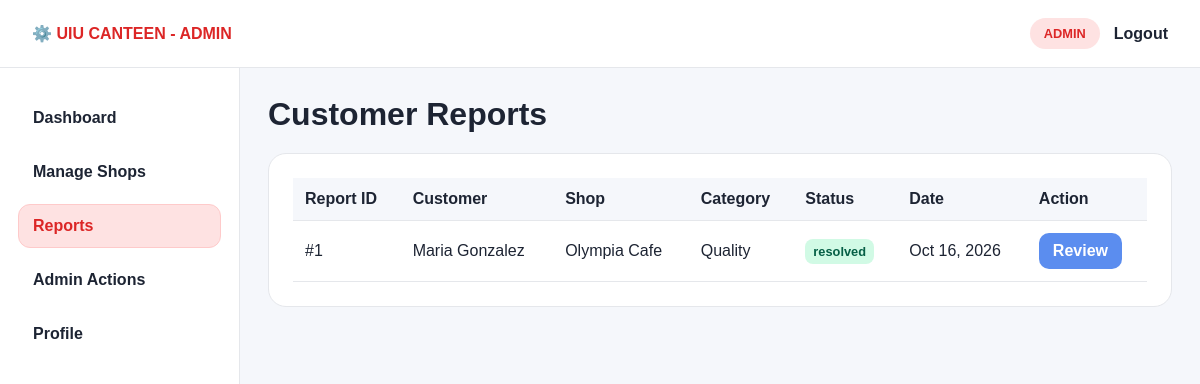
Screenshot of /admin/reports.php (signed in) with the database file from the repository.
### tables this page shows
CREATE TABLE IF NOT EXISTS `reports` (
    `id` INT NOT NULL AUTO_INCREMENT,
    `customer_id` INT NOT NULL,
    `order_id` INT DEFAULT NULL,
    `shop_id` INT NOT NULL,
    `category` VARCHAR(100) NOT NULL COMMENT 'e.g., Quality, Late Delivery, Wrong Item',
    `description` TEXT NOT NULL,
    `evidence_image` VARCHAR(255) DEFAULT NULL,
    `status` ENUM('submitted', 'under_review', 'resolved', 'rejected') NOT NULL DEFAULT 'submitted',
    `admin_response` TEXT DEFAULT NULL,
    `created_at` TIMESTAMP NOT NULL DEFAULT CURRENT_TIMESTAMP,
    `updated_at` TIMESTAMP DEFAULT CURRENT_TIMESTAMP ON UPDATE CURRENT_TIMESTAMP,
    PRIMARY KEY (`id`),
    KEY `idx_reports_customer_id` (`customer_id`),
    KEY `idx_reports_shop_id` (`shop_id`),
    KEY `idx_reports_order_id` (`order_id`),
    KEY `idx_reports_status` (`status`),
    CONSTRAINT `fk_reports_customer` FOREIGN KEY (`customer_id`) REFERENCES `users` (`id`) ON DELETE CASCADE ON UPDATE CASCADE,
    CONSTRAINT `fk_reports_shop` FOREIGN KEY (`shop_id`) REFERENCES `shops` (`id`) ON DELETE CASCADE ON UPDATE CASCADE,
    CONSTRAINT `fk_reports_order` FOREIGN KEY (`order_id`) REFERENCES `orders` (`id`) ON DELETE SET NULL ON UPDATE CASCADE
);

CREATE TABLE IF NOT EXISTS `users` (
    `id` INT NOT NULL AUTO_INCREMENT,
    `full_name` VARCHAR(100) NOT NULL,
    `email` VARCHAR(150) NOT NULL,
    `phone` VARCHAR(20) DEFAULT NULL,
    `password` VARCHAR(255) NOT NULL,
    `role_id` INT NOT NULL,
    `profile_image` VARCHAR(255) DEFAULT NULL,
    `status` ENUM('active', 'suspended', 'banned') NOT NULL DEFAULT 'active',
    `created_at` TIMESTAMP NOT NULL DEFAULT CURRENT_TIMESTAMP,
    `updated_at` TIMESTAMP DEFAULT CURRENT_TIMESTAMP ON UPDATE CURRENT_TIMESTAMP,
    PRIMARY KEY (`id`),
    UNIQUE KEY `uq_users_email` (`email`),
    KEY `idx_users_role_id` (`role_id`),
    KEY `idx_users_status` (`status`),
    CONSTRAINT `fk_users_role` FOREIGN KEY (`role_id`) REFERENCES `roles` (`id`) ON UPDATE CASCADE
);

CREATE TABLE IF NOT EXISTS `shops` (
    `id` INT NOT NULL AUTO_INCREMENT,
    `owner_id` INT NOT NULL,
    `name` VARCHAR(150) NOT NULL,
    `description` TEXT,
    `category_id` INT DEFAULT NULL,
    `address` VARCHAR(255) DEFAULT NULL,
    `phone` VARCHAR(20) DEFAULT NULL,
    `logo_image` VARCHAR(255) DEFAULT NULL,
    `opening_time` TIME DEFAULT NULL,
    `closing_time` TIME DEFAULT NULL,
    `status` ENUM('active', 'warning', 'suspended', 'banned') NOT NULL DEFAULT 'active',
    `created_at` TIMESTAMP NOT NULL DEFAULT CURRENT_TIMESTAMP,
    `updated_at` TIMESTAMP DEFAULT CURRENT_TIMESTAMP ON UPDATE CURRENT_TIMESTAMP,
    PRIMARY KEY (`id`),
    KEY `idx_shops_owner_id` (`owner_id`),
    KEY `idx_shops_category_id` (`category_id`),
    KEY `idx_shops_status` (`status`),
    CONSTRAINT `fk_shops_owner` FOREIGN KEY (`owner_id`) REFERENCES `users` (`id`) ON DELETE CASCADE ON UPDATE CASCADE,
    CONSTRAINT `fk_shops_category` FOREIGN KEY (`category_id`) REFERENCES `categories` (`id`) ON UPDATE CASCADE
);

### includes/auth.php (called while the page is built, shortened)
<?php
function e($value)
{
    return htmlspecialchars((string) $value, ENT_QUOTES, 'UTF-8');
}

### admin/reports.php (the view, shortened to what this page needs)
<?php
require_once __DIR__ . '/../includes/auth.php';
$conn = getDbConnection();
$reportsStmt = $conn->prepare(
    'SELECT r.id, r.category, r.status, r.created_at, u.full_name AS customer_name, s.name AS shop_name
     FROM reports r
     INNER JOIN users u ON u.id = r.customer_id
     INNER JOIN shops s ON s.id = r.shop_id
     ORDER BY r.created_at DESC'
);
$reportsStmt->execute();
$reports = $reportsStmt->get_result()->fetch_all(MYSQLI_ASSOC);
?>
<!DOCTYPE html>
<html lang="en">
<head>
</head>
<body>
    <header class="topbar">
        <div class="brand">⚙️ UIU CANTEEN - ADMIN</div>
        <div class="top-actions">
            <span class="pill">ADMIN</span>
            <a class="logout" href="/uiu-canteen/logout.php">Logout</a>
        </div>
    </header>
    <div class="layout">
        <aside class="sidebar">
            <nav class="nav">
                <a href="dashboard.php">Dashboard</a>
                <a href="shops.php">Manage Shops</a>
                <a class="active" href="reports.php">Reports</a>
                <a href="actions.php">Admin Actions</a>
                <a href="../profile.php">Profile</a>
            </nav>
        </aside>
        <main class="content">
            <div class="page-header">
                <h1>Customer Reports</h1>
            </div>
            <div class="panel">
                <table>
                    <thead>
                        <tr>
                            <th>Report ID</th>
                            <th>Customer</th>
                            <th>Shop</th>
                            <th>Category</th>
                            <th>Status</th>
                            <th>Date</th>
                            <th>Action</th>
                        </tr>
                    </thead>
                    <tbody>
                        <?php foreach ($reports as $report): ?>
                            <tr>
                                <td>#<?= (int) $report['id'] ?></td>
                                <td><?= e($report['customer_name']) ?></td>
                                <td><?= e($report['shop_name']) ?></td>
                                <td><?= e($report['category']) ?></td>
                                <td><span class="status <?= strtolower($report['status']) ?>"><?= e($report['status']) ?></span></td>
                                <td><?= date('M d, Y', strtotime($report['created_at'])) ?></td>
                                <td><a class="btn" href="report-details.php?report_id=<?= (int) $report['id'] ?>">Review</a></td>
                            </tr>
                        <?php endforeach; ?>
                    </tbody>
                </table>
            </div>
        </main>
    </div>
</body>
</html>

### admin/reports.php (style rules this page uses)
:root { --primary: #5b8def; --primary-soft: #edf4ff; --dark: #1d2433; --muted: #6b7280; --bg: #f5f7fb; --white: #fff; --border: #e5e7eb; --danger: #dc2626; }
* { box-sizing: border-box; }
body { margin: 0; font-family: Arial, sans-serif; background: var(--bg); color: var(--dark); }
.topbar { display: flex; justify-content: space-between; align-items: center; background: var(--white); border-bottom: 1px solid var(--border); padding: 18px 32px; }
.brand { font-weight: 800; color: var(--danger); }
.top-actions { display: flex; gap: 14px; align-items: center; }
.pill { background: #fee2e2; color: var(--danger); border-radius: 999px; padding: 8px 14px; font-size: 0.8rem; font-weight: 700; }
.logout { color: var(--dark); text-decoration: none; font-weight: 700; }
.layout { display: grid; grid-template-columns: 240px 1fr; min-height: calc(100vh - 76px); }
.sidebar { background: var(--white); border-right: 1px solid var(--border); padding: 28px 18px; }
.nav { display: grid; gap: 10px; }
.nav a { text-decoration: none; color: var(--dark); font-weight: 600; border-radius: 12px; padding: 12px 14px; display: block; border: 1px solid transparent; }
.nav a.active { background: #fee2e2; color: var(--danger); border-color: #fecaca; }
.content { padding: 28px; }
.page-header { margin-bottom: 20px; }
.page-header h1 { margin: 0; font-size: 2rem; }
.panel { background: var(--white); border: 1px solid var(--border); border-radius: 18px; padding: 24px; margin-bottom: 24px; }
table { width: 100%; border-collapse: collapse; }
th, td { padding: 12px; border-bottom: 1px solid var(--border); text-align: left; }
th { background: var(--bg); }
.status { display: inline-block; padding: 5px 8px; border-radius: 8px; font-size: 0.8rem; font-weight: 700; }
.status.resolved { background: #d1fae5; color: #065f46; }
.btn { display: inline-block; padding: 9px 14px; border-radius: 10px; background: var(--primary); color: var(--white); text-decoration: none; font-weight: 700; }

### rows the page displays
reports: id "1", customer.full_name "Maria Gonzalez", shop.name "Olympia Cafe", category "Quality", status "resolved", created_at "Oct 16, 2026"
